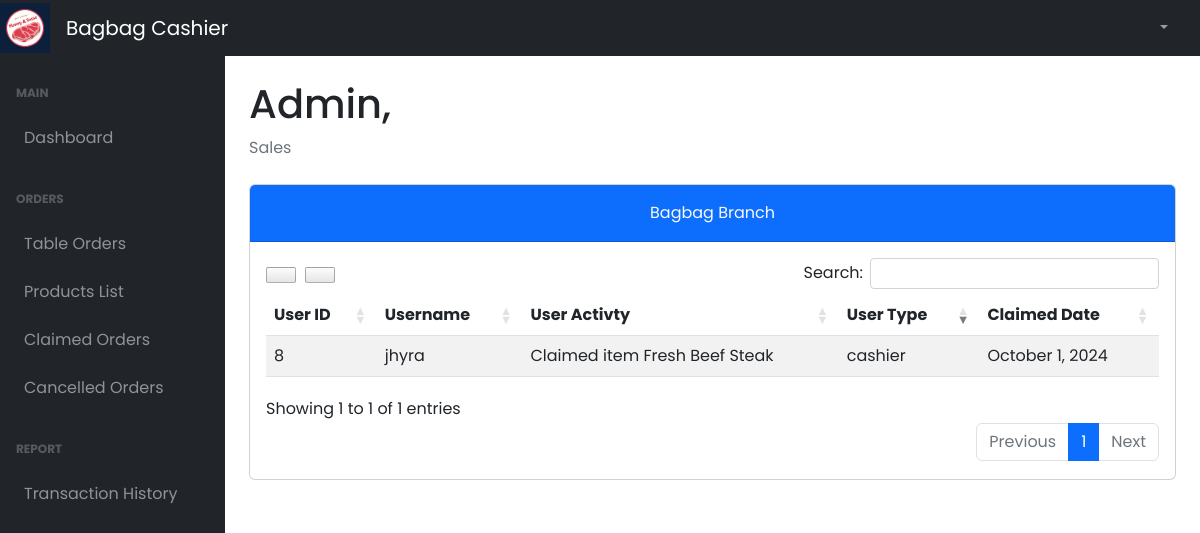
Screenshot of /cashier1/transHistory.php (signed in) with the database file from the repository.
### tables this page shows
CREATE TABLE `tbl_transactions` (
  `user_id` int(11) NOT NULL,
  `user_name` varchar(50) NOT NULL,
  `user_type` varchar(50) NOT NULL,
  `user_activity` varchar(100) NOT NULL,
  `activity_date` date NOT NULL,
  `branch_id` int(11) NOT NULL
);

CREATE TABLE `tbl_role` (
  `role_id` int(11) NOT NULL,
  `role_name` varchar(50) NOT NULL
);

### cashier1/transHistory.php (the view, shortened to what this page needs)
<!DOCTYPE html>
<html lang="en">
  <head>
    <link href="../plugins/dataTables.bootstrap5.min.css" rel="stylesheet" />
    <link href="../plugins/responsive.bootstrap5.min.css" rel="stylesheet" />
    <link href="../styles/bootstrap5-min.css" rel="stylesheet" />
    <link href="../styles/card-general.css" rel="stylesheet" />
  </head>
  <body class="sb-nav-fixed">
    <?php require_once("./navbar.php"); ?>
    <div id="layoutSidenav">
      <?php require_once("./sidebar.php"); ?>
      <div id="layoutSidenav_content">
        <main>
          <div class="container-fluid px-4">
            <h1 class="mt-4" id="full_name">Admin,</h1>
            <ol class="breadcrumb mb-4">
              <li class="breadcrumb-item active">Sales</li>
            </ol>
              <div class="card mb-5">
                    <div class="card-header bg-primary pt-3">
                        <div class="text-center">
                            <p class="card-title text-light">Bagbag Branch
                        </div>
                    </div>
                    <div class="card-body">
                      <table id="userAuditLogs" class="table table-striped nowrap" style="width:100%">
                        <thead>
                          <tr>
                            <th>User ID</th>
                            <th>Username</th>
                            <th>User Activty</th>
                            <th>User Type</th>
                            <th>Claimed Date</th>
                          </tr>
                        </thead>
                        <tbody>
                          <?php
                            $query = "SELECT ts.*, tr.role_name FROM tbl_transactions ts
                            INNER JOIN tbl_role tr ON tr.role_id = ts.user_type
                            WHERE branch_id = 1";
                            $stmt = $conn->prepare($query);
                            $stmt->execute();
                            $result = $stmt->get_result();
                              while ($data = $result->fetch_assoc()) {
                                $dateObject = new DateTime($data["activity_date"]);
                          ?>
                          <tr>
                            <td><?php echo $data['user_id'];?></td>
                            <td><?php echo $data['user_name'];?></td>
                            <td><?php echo $data['user_activity'];?></td>
                            <td><?php echo $data['role_name'];?></td>
                            <td><?php echo $dateObject->format('F j, Y'); ?></td>
                          </tr>
                          <?php
                            }
                          ?>
                        </tbody>
                      </table>
                    </div>
                  </div>
            </div>
      </main>
    </div>
  </div>
    <link rel="stylesheet" href="../styles/dataTables.min.css">
  </body>
</html>

### styles/card-general.css (style rules this page uses)
* { margin: 0; padding: 0; box-sizing: border-box; font-family: "Poppins", sans-serif; }

### rows the page displays
tbl_transactions: user "8", user_name "jhyra", user_activity "Claimed item Fresh Beef Steak", tbl_role.role_name "cashier", activity_date "October 1, 2024"
